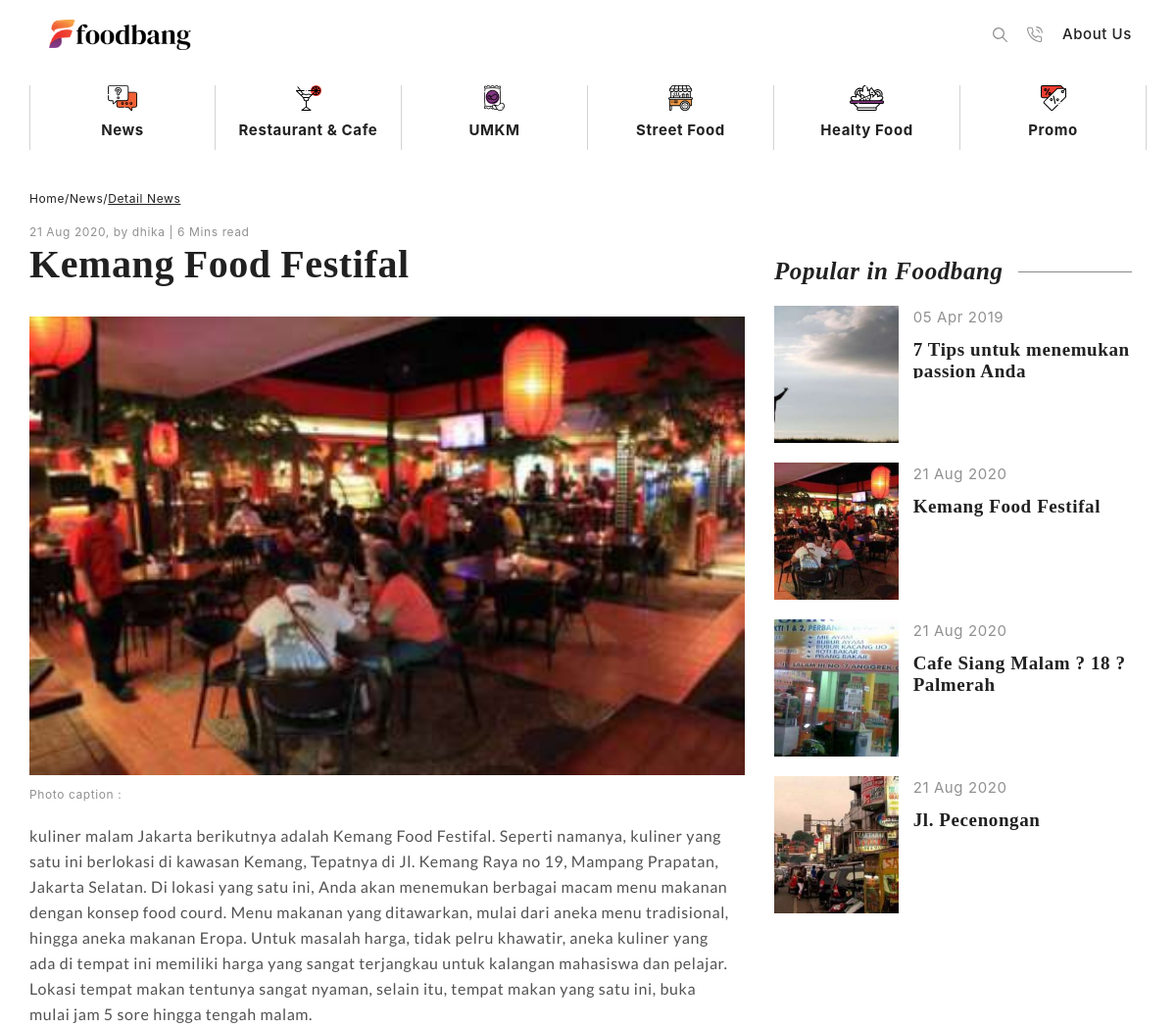
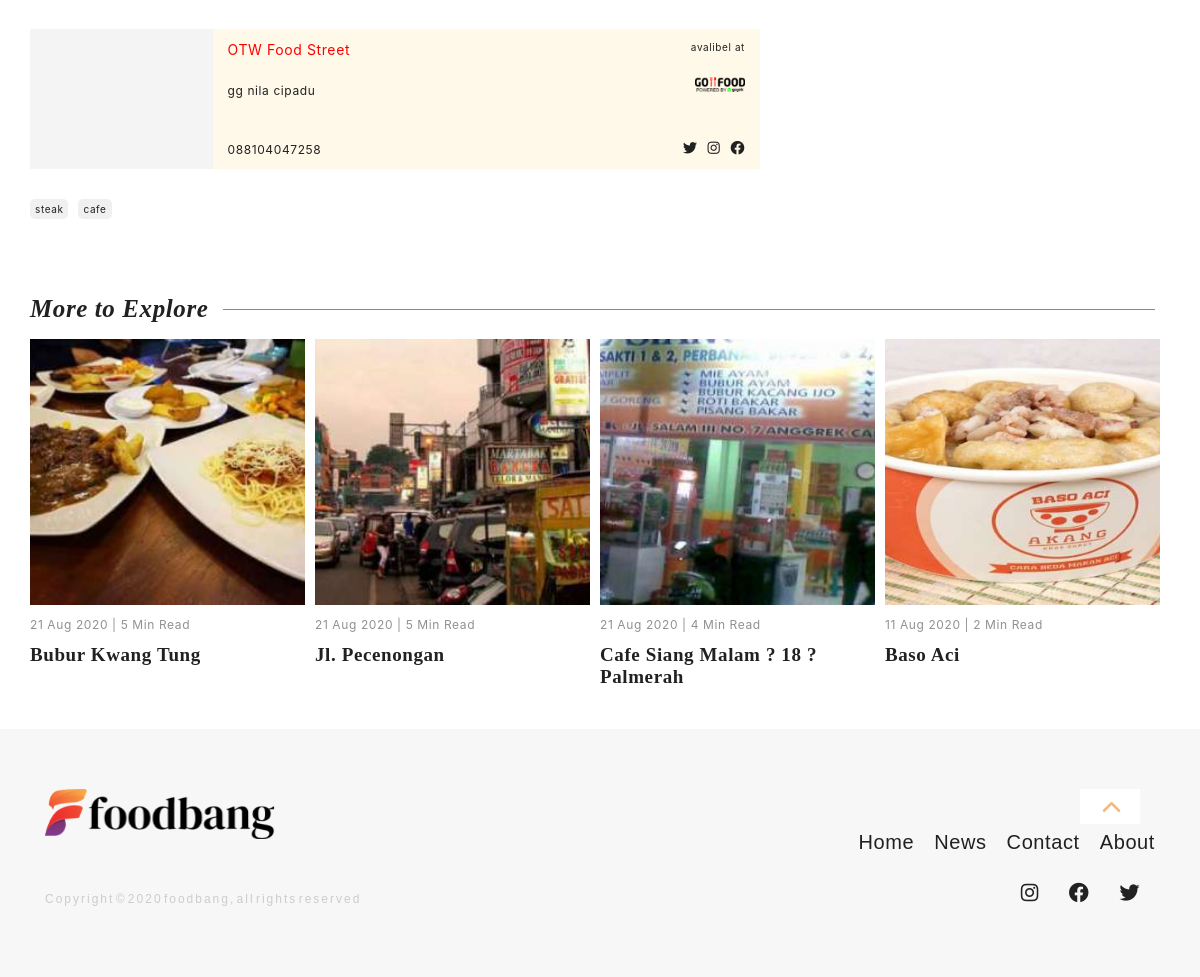
The page /news/detail/gofood-com-1933888409 on the database as committed earlier (2 pictures, top to bottom).
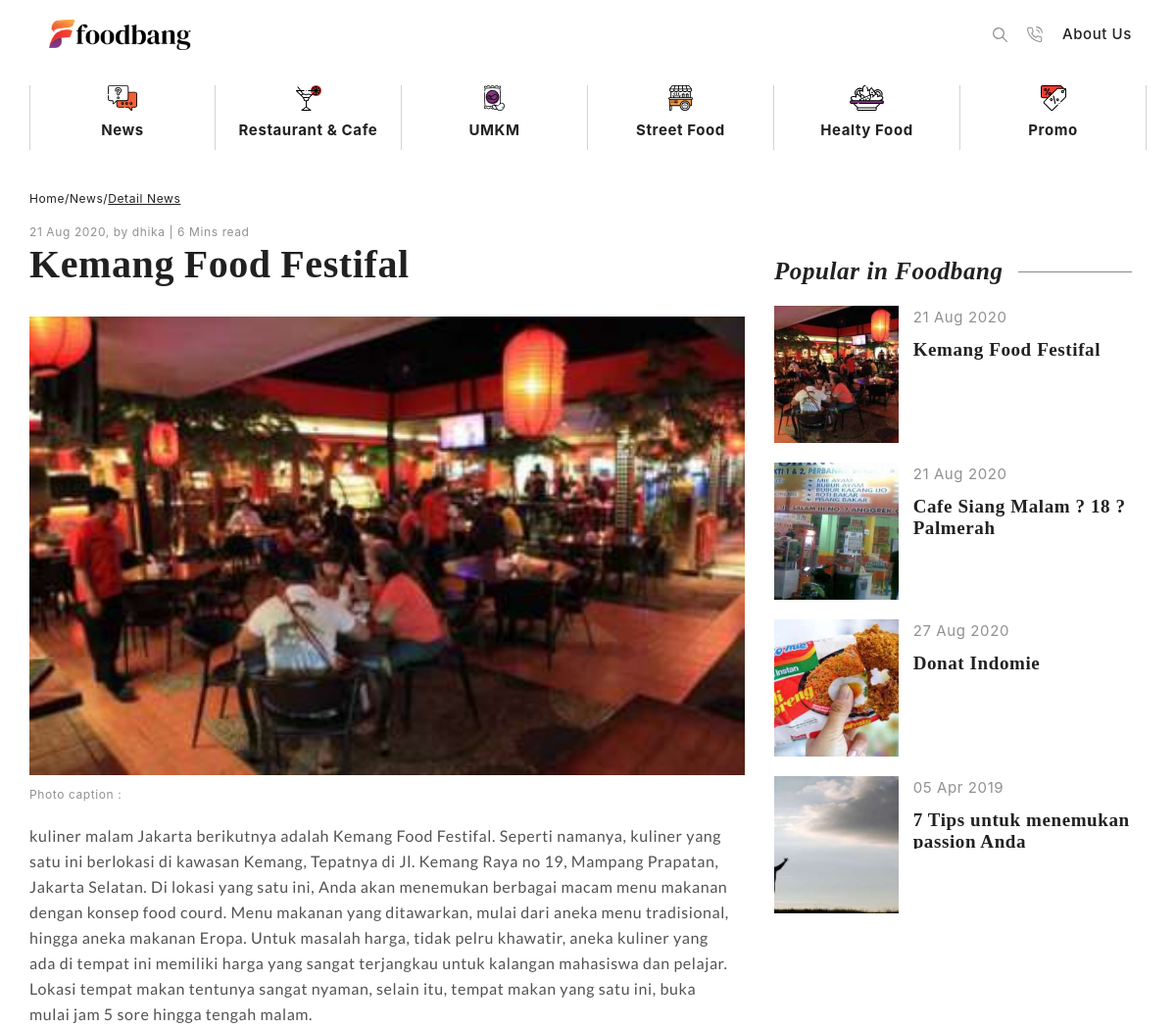
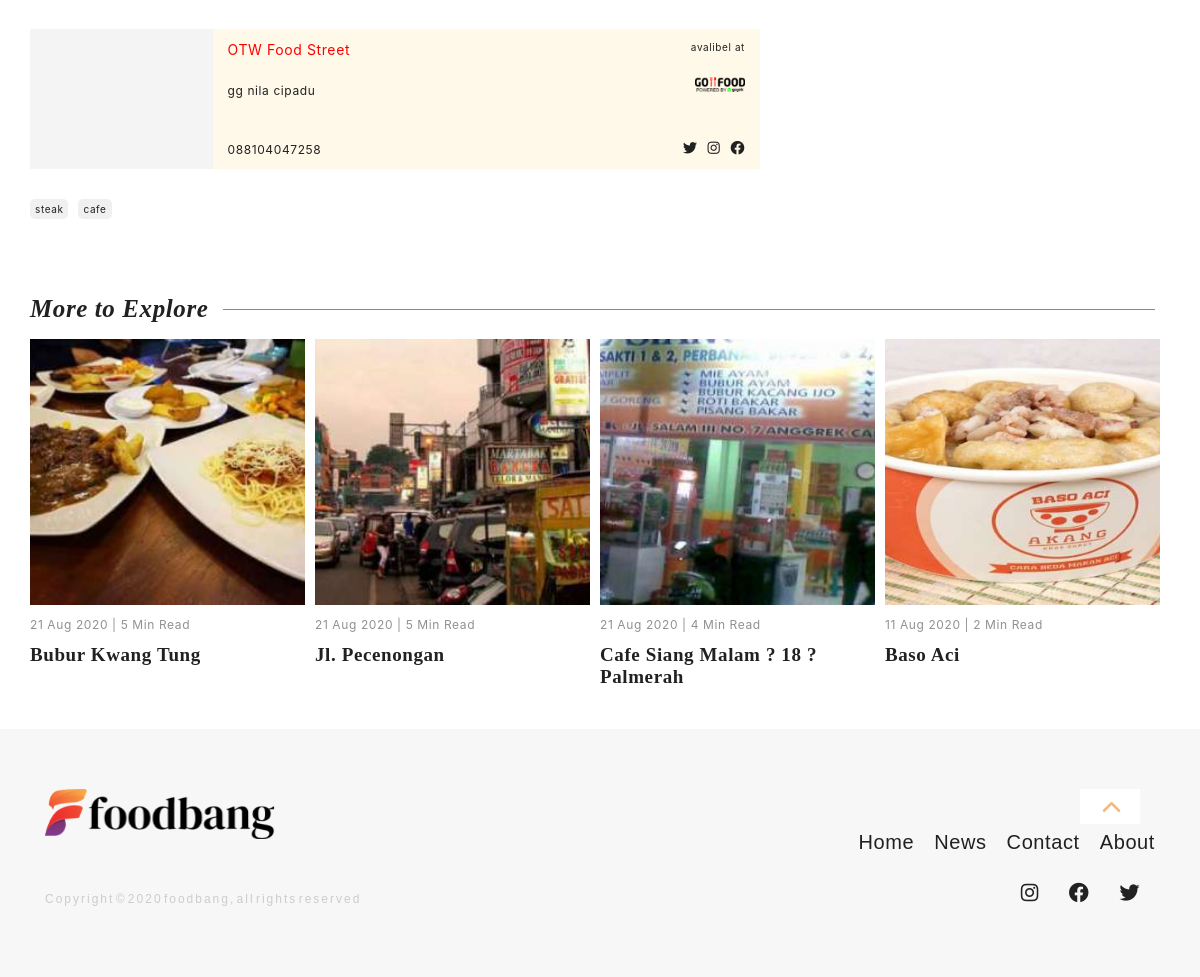
The same page on the database as committed later (2 pictures, top to bottom).
### tables this page shows
CREATE TABLE `tbl_post` (
  `post_id` int(11) NOT NULL,
  `post_title` varchar(250) DEFAULT NULL,
  `post_description` text DEFAULT NULL,
  `post_description_title` varchar(255) NOT NULL,
  `post_contents` longtext DEFAULT NULL,
  `post_image` varchar(255) DEFAULT NULL,
  `post_image_desc` varchar(255) NOT NULL,
  `post_date` timestamp NULL DEFAULT current_timestamp(),
  `post_last_update` datetime DEFAULT NULL,
  `post_type_id` int(11) NOT NULL,
  `post_category_id` int(11) DEFAULT NULL,
  `post_subcategory_id` int(11) NOT NULL,
  `post_tags` varchar(225) DEFAULT NULL,
  `post_slug` varchar(250) DEFAULT NULL,
  `post_feature_article` int(11) NOT NULL,
  `post_city_id` int(11) NOT NULL,
  `post_location_id` int(11) NOT NULL,
  `post_halal_id` int(11) NOT NULL,
  `post_additional_id` int(11) NOT NULL,
  `post_status` int(11) DEFAULT NULL COMMENT '1=Publish, 0=Unpublish',
  `post_views` int(11) DEFAULT 0,
  `post_user_id` int(11) DEFAULT NULL,
  `post_detail_id` varchar(255) NOT NULL,
  `email_news_update` int(11) DEFAULT NULL
);

CREATE TABLE `tbl_user` (
  `user_id` int(11) NOT NULL,
  `user_name` varchar(100) DEFAULT NULL,
  `user_email` varchar(60) DEFAULT NULL,
  `user_password` varchar(40) DEFAULT NULL,
  `user_level` varchar(10) DEFAULT NULL,
  `user_status` varchar(10) DEFAULT '1',
  `user_photo` varchar(40) DEFAULT NULL
);

CREATE TABLE `tbl_detail_news` (
  `detail_news_id` varchar(255) NOT NULL,
  `detail_news_name` varchar(100) NOT NULL,
  `detail_news_availability` longtext DEFAULT NULL,
  `detail_news_social` longtext DEFAULT NULL,
  `detail_news_address` varchar(100) NOT NULL,
  `detail_news_phone` varchar(15) NOT NULL,
  `detail_news_gmaps` longtext DEFAULT NULL,
  `detail_news_created_at` int(50) DEFAULT NULL,
  `detail_news_update_at` int(50) DEFAULT NULL
);

### application/views/news_detail_view.php (the view, shortened to what the changed rows need)
<?php
$b_social = json_decode($detail['detail_news_social']);
$b_availability = json_decode($detail['detail_news_availability']);
?>
<!DOCTYPE html>
<html lang="en">
<head>
    <link rel="stylesheet" href="<?php echo base_url('theme/css/bootstrap.min.css') ?>" />
    <link rel="stylesheet" href="<?php echo base_url('theme/css/style.css') ?>" />
    <link rel="stylesheet" href="<?php echo base_url('theme/css/style-custome-dhika.css') ?>" />
    <link rel="stylesheet" href="<?php echo base_url('theme/css/padding-margin.css') ?>" />
    <link href="<?php echo base_url() . 'theme/css/jssocials.css' ?>" rel="stylesheet">
    <link href="<?php echo base_url() . 'theme/css/jssocials-theme-flat.css' ?>" rel="stylesheet">
    <link rel="stylesheet" href="<?php echo base_url() . 'assets/plugins/fontawesome/css/all.css' ?>" />
    <link rel="stylesheet" href="https://stackpath.bootstrapcdn.com/font-awesome/4.7.0/css/font-awesome.min.css"
>
</head>
<body class="content-animate">
    <div id="top">
        <main class="cd-main-content">
            <section>
                <div class="container">
                    <div class="row">
                        <div class="col-lg-8">
                            <div class="row cpl-0">
                                <div class="col-sm-12 pl-0">
                                    <div class="row">
                                        <div class="col-sm-7 text-thema-1 text-theme-color-1" style="font-size:12px"><?php $date = date_create($detail['post_date']);
echo date_format($date, "d M Y");?>, by <?=$detail['user_name']?> |
                                            <?=min_of_read($detail['post_title'], $detail['post_contents'])?>
                                            Mins read</div>
                                        <div class="col-sm-5 d-flex justify-content-md-end pr-30">
                                        </div>
                                    </div>
                                </div>
                                <div class="col-sm-12 pl-0 text-theme-2 text-thema-split-2"
                                    style="font-size:40px;font-weight: bold;word-spacing:-1px; line-height: normal;">
                                    <?=$detail['post_title']?>
                                </div>
                            </div>
                            <div class="row lbpr-30 pm-16">
                                <div class="col-sm-12 pl-0 pr-0 pt-30">
                                    <img src="<?php echo base_url() . 'assets/images/' . $detail['post_image']; ?>"
                                        class="img-fluid" alt="Responsive image" width="100%">
                                </div>
                            </div>
                            <div class="row lbpr-30 pt-20 pm-16">
                                <div class="col-sm-12 pl-0 text-thema-1" style="font-size:15px">
                                    <?=$detail['post_contents']?>
                                </div>
                            </div>
                            <div class="mt-30 lbpr-30 mb-30 pm-16">
                                <div class="row" style=" background-color:#FFF9EA;">
                                    <div class="col-9 pb-10">
                                        <div class="row" style="min-height:100%;">
                                            <div class="col-7">
                                                <div class="row" style="min-height:100%;">
                                                    <div class="col-12 pt-10" style="color:red;">
                                                        <?=$detail['detail_news_name']?>
                                                    </div>
                                                    <div class="col-12" style="font-size:12px;">
                                                        <?=$detail['detail_news_address']?></div>
                                                    <div class="col-12  d-flex align-items-end" style="font-size:12px;">
                                                        <?=$detail['detail_news_phone']?>
                                                    </div>
                                                </div>
                                            </div>
                                            <div class="col-5">
                                                <div class="row" style="min-height:100%;">
                                                    <div class="pt-10 col-12  d-flex flex-row-reverse">
                                                        <div>
                                                            <?php foreach ($b_availability as $a): ?>
                                                            <div style="float:right"><a href="<?php echo $a->availability_value; ?>"><img
                                                                        src="<?php echo base_url() . 'assets/images/' . $a->availability_img; ?>"
                                                                        class="img-fluid pl-10 pb-10 detail-img-av"
                                                                        alt="Responsive image" style="height:25px;">
                                                                </a>
                                                            </div>
                                                            <?php endforeach;?>
                                                        </div>
                                                    </div>
                                                    <div
                                                        class="pt-10 pr-0 col-12 row d-flex flex-row-reverse d-flex align-items-end">
                                                        <?php foreach ($b_social as $s): ?>
                                                        <a href="<?php echo $s->social_value; ?>"><i
                                                                class="<?php echo $s->social_icon; ?> pl-10"></i></a>
                                                        <?php endforeach;?>
                                                    </div>
                                                </div>
                                            </div>
                                        </div>
                                    </div>
                                </div>
                            </div>
                            <div class="row mb-30 pm-16">
                                <div class="col-12 pl-0">
                                    <?php $split_tag = explode(",", $detail['post_tags']);
foreach ($split_tag as $tag): ?>
                                    <div class="float-left mr-10 mb-10"
                                        style="background-color:#F0F0F0; color:#919191; padding:2px 5px; border-radius:5px; font-size:10px;">
                                        <a href="<?php echo site_url('tag/' . $tag); ?>"><?php echo $tag; ?></a>
                                    </div>
                                    <?php endforeach;?>
                                </div>
                            </div>
                        </div>
                        <div class="col-lg-4">
                            <div class="hide-m">
                                <?php foreach ($popular as $item): ?>
                                <div class="row pb-20 cpl-0">
                                    <div class="col-4 popular-b-image m-0"
                                        style="background-image: url('<?php echo base_url() . 'assets/images/' . $item['post_image']; ?>') ;">
                                    </div>
                                    <div class="col-8 pl-0 pr-0">
                                        <div class="col-12 colot-theme-1  mb-10" style="font-size:15px;"><span>
                                                <?php $date = date_create($item['post_date']);
echo date_format($date, "d M Y");?>
                                            </span></div>
                                        <div class="col-12  text-thema-split-2" style="height:40px;">
                                            <div class="text-theme-1"
                                                style="margin-top:0px;font-size:19px;font-weight:bold; line-height: normal;">
                                                <a
                                                    href="<?php echo base_url() . dy_link($item['post_slug'], $item['post_type_id']); ?>"><?=$item['post_title']?></a>
                                            </div>
                                        </div>
                                    </div>
                                </div>
                                <?php endforeach?>
                            </div>
                        </div>
                    </div>
                </div>
            </section>
            <section class="pb-30">
                <div class="container">
                    <div class="row cpl-0">
                        <?php foreach ($more_to_exploler as $item): ?>
                        <div class="col-md-3">
                            <div class="row pr-10">
                                <div class="col-12 image-exploler m-0 dn-img-exploler"
                                    style="background-image: url('<?php echo base_url() . 'assets/images/' . $item['post_image']; ?>');">
                                </div>
                                <div class="col-12 pl-0   colot-theme-1 pb-10 pt-10" style="font-size:12px;"><span><?php $date = date_create($item['post_date']);
echo date_format($date, "d M Y");?> | <?=min_of_read($item['post_title'], $item['post_contents'])?>
                                        Min Read</span>
                                </div>
                                <div class="col-12 pl-0 text-thema-split-2" style="height:50px;">
                                    <div class="text-theme-1" style="margin-top:0px;font-size:19px;font-weight:bold;">
                                        <a
                                            href="<?php echo base_url() . 'news/detail/' . $item['post_slug']; ?>"><?=$item['post_title']?></a>
                                    </div>
                                </div>
                            </div>
                        </div>
                        <?php endforeach;?>
                    </div>
                </div>
            </section>
        </main>
    </div>
</body>
</html>

Rows that differ between the two databases and show on the page:
no longer on one of the page's lists (row edited): tbl_post: post_date "21 Aug 2020", post_title "Jl. Pecenongan"
now on this page (row edited): tbl_post: post_image (picture), post_date "27 Aug 2020", post_title "Donat Indomie"
shown differently, row unchanged: tbl_post "7 Tips untuk menemukan passion Anda": moves down the list
